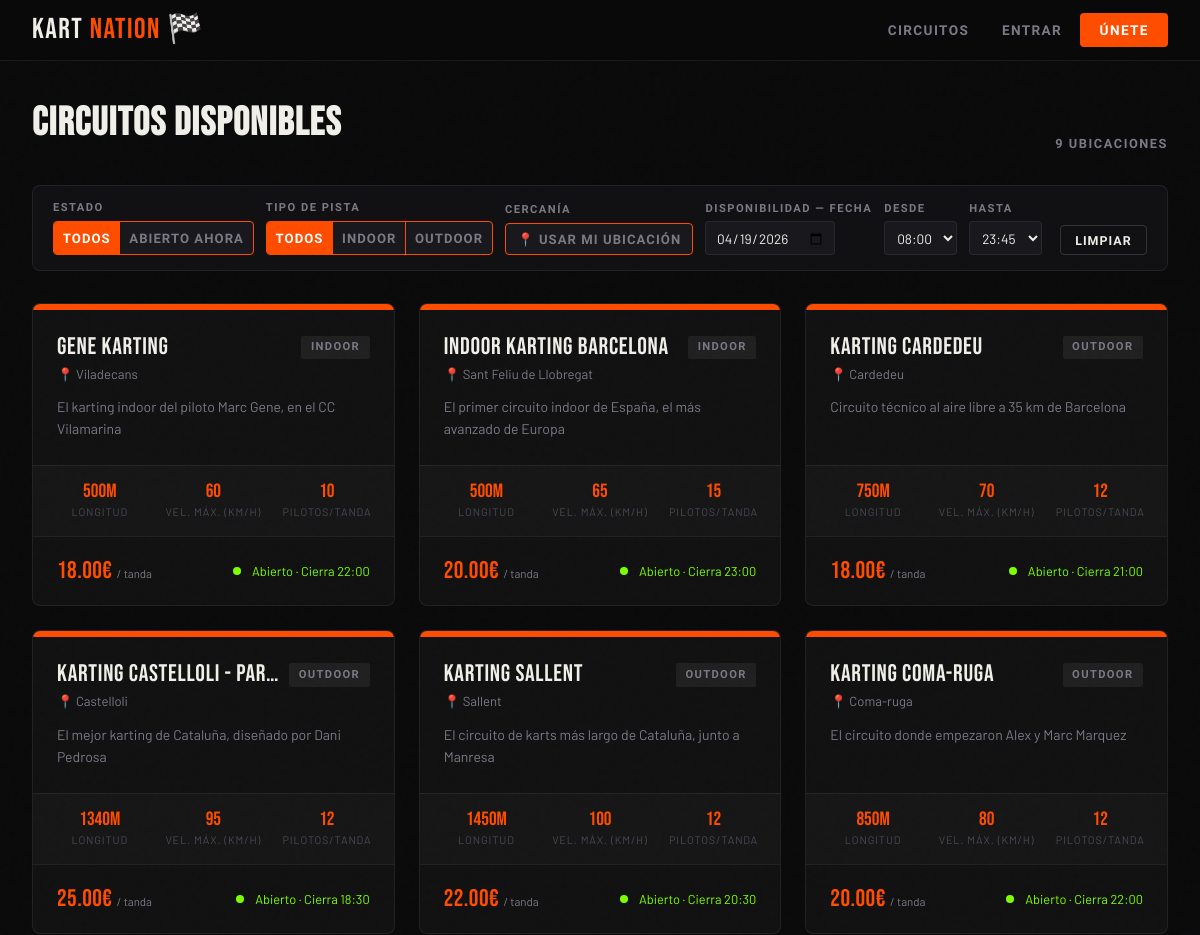
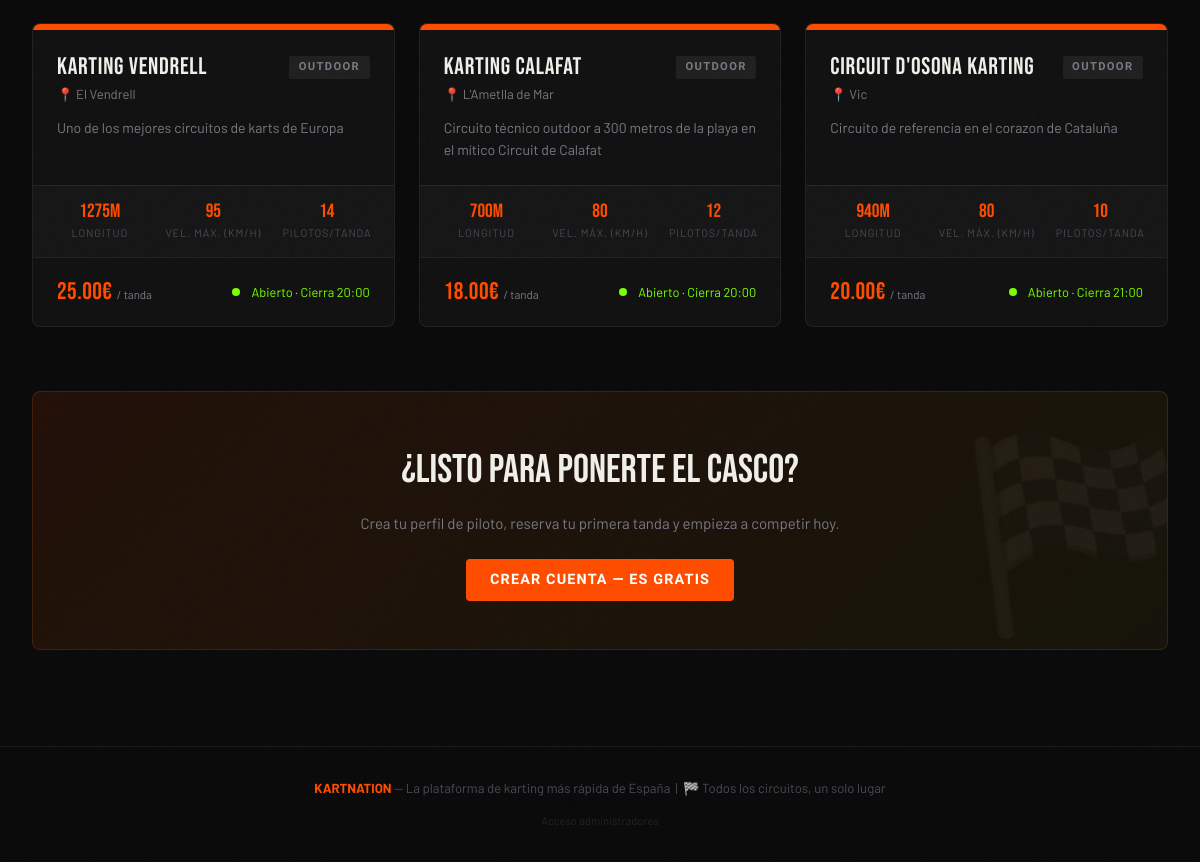
Screenshot of /circuitos with the database file from the repository (2 pictures, top to bottom).
### tables this page shows
CREATE TABLE circuits (
        id INTEGER PRIMARY KEY AUTOINCREMENT,
        name TEXT NOT NULL,
        location TEXT NOT NULL,
        lat REAL DEFAULT 0.0,
        lng REAL DEFAULT 0.0,
        address TEXT DEFAULT '',
        description TEXT,
        long_description TEXT,
        length_m INTEGER,
        max_speed_kmh INTEGER,
        track_type TEXT,
        difficulty TEXT,
        max_per_session INTEGER DEFAULT 12,
        price_per_session REAL DEFAULT 25.0,
        color TEXT DEFAULT '#FF4D00',
        emoji TEXT DEFAULT '🏁',
        website TEXT DEFAULT ''
    , is_admin INTEGER DEFAULT 0, kart_mix_policy TEXT DEFAULT 'all');

### app.py (the view)
@app.route('/circuitos')
def circuitos():
    conn = get_db()
    circuits = conn.execute('SELECT * FROM circuits').fetchall()
    today = date.today().isoformat()
    popular_slots = []
    for c in circuits:
        count = conn.execute('SELECT COUNT(*) as cnt FROM bookings WHERE circuit_id=? AND booking_date>=?',(c['id'],today)).fetchone()['cnt']
        popular_slots.append({'circuit':c,'bookings':count})
    time_slots = generate_time_slots()
    lengths = [c['length_m'] for c in circuits]
    min_length = min(lengths) if lengths else 0
    max_length = max(lengths) if lengths else 2000
    conn.close()
    user = None
    if 'user_id' in session:
        conn2 = get_db()
        user = conn2.execute('SELECT * FROM users WHERE id=?',(session['user_id'],)).fetchone()
        conn2.close()
    return render_template('circuitos.html', circuits=circuits, popular_slots=popular_slots,
                           user=user, time_slots=time_slots,
                           min_length=min_length, max_length=max_length, today=today)

### app.py (called while the page is built, shortened)
def get_db():
    conn = sqlite3.connect(DB_PATH)
    conn.row_factory = sqlite3.Row
    return conn

def generate_time_slots(circuit_name=None, weekday=None):
    slots, cur = [], datetime.strptime('08:00','%H:%M')
    end = datetime.strptime('23:45','%H:%M')
    while cur <= end:
        slots.append(cur.strftime('%H:%M'))
        cur += timedelta(minutes=15)
    return slots

### templates/circuitos.html (shortened to what this page needs)
{% extends 'base.html' %}
{% block content %}
<div class="container">
    <section id="circuitos" style="padding-top:2rem;">
        <div class="section-header">
            <h2 class="section-title">Circuitos disponibles</h2>
            <span class="section-count" id="resultCount">{{ circuits|length }} ubicaciones</span>
        </div>
        <div class="filter-bar">
            <div class="filter-bar-row">
                <div class="filter-group">
                    <span class="filter-label">Estado</span>
                    <div class="filter-toggle filter-toggle-uniform">
                        <button class="active" id="btnEstadoAll" onclick="setEstado('all', this)">Todos</button>
                        <button id="btnEstadoOpen" onclick="setEstado('open', this)">Abierto ahora</button>
                    </div>
                </div>
                <div class="filter-group">
                    <span class="filter-label">Tipo de pista</span>
                    <div class="filter-toggle filter-toggle-uniform">
                        <button class="active" onclick="setType('all',this)">Todos</button>
                        <button onclick="setType('Indoor',this)">Indoor</button>
                        <button onclick="setType('Outdoor',this)">Outdoor</button>
                    </div>
                </div>
                <div class="filter-group">
                    <span class="filter-label">Cercanía</span>
                    <div style="display:flex;align-items:center;gap:0.5rem;">
                        <button class="filter-location-btn" id="btnLocation" onclick="toggleProximity()">
                            <span id="btnLocationIcon">📍</span> Usar mi ubicación
                        </button>
                    </div>
                </div>
                <div class="filter-group">
                    <span class="filter-label">Disponibilidad — Fecha</span>
                    <input type="date" id="availDate" value="{{ today }}" min="{{ today }}"
                           onchange="checkAvailability()" style="max-width:130px;padding:0.4rem 0.6rem;font-size:0.85rem;">
                </div>
                <div class="filter-group">
                    <span class="filter-label">Desde</span>
                    <select id="availFrom" onchange="checkAvailability()" style="max-width:80px;padding:0.4rem 0.5rem;font-size:0.85rem;">
                        {% for slot in time_slots %}
                        <option value="{{ slot }}" {% if slot == '08:00' %}selected{% endif %}>{{ slot }}</option>
                        {% endfor %}
                    </select>
                </div>
                <div class="filter-group">
                    <span class="filter-label">Hasta</span>
                    <select id="availTo" onchange="checkAvailability()" style="max-width:80px;padding:0.4rem 0.5rem;font-size:0.85rem;">
                        {% for slot in time_slots %}
                        <option value="{{ slot }}" {% if slot == '23:45' %}selected{% endif %}>{{ slot }}</option>
                        {% endfor %}
                    </select>
                </div>
                <div class="filter-actions">
                    <button class="btn btn-secondary btn-sm" onclick="resetFilters()">Limpiar</button>
                </div>
            </div>
        </div>
        <div class="circuits-grid" id="circuitsGrid">
            {% for circuit in circuits %}
            <div class="circuit-card-wrapper"
                 data-type="{{ circuit.track_type }}"
                 data-length="{{ circuit.length_m }}"
                 data-circuit-id="{{ circuit.id }}"
                 data-lat="{{ circuit.lat or 0 }}"
                 data-lng="{{ circuit.lng or 0 }}">
                <a href="{{ url_for('circuit_detail', circuit_id=circuit.id) }}" class="circuit-card">
                    <div class="circuit-banner" style="background: {{ circuit.color }};"></div>
                    <div class="circuit-body">
                        <div style="display:flex;align-items:center;justify-content:space-between;gap:0.5rem;margin-bottom:0.25rem;">
                            <div class="circuit-name" style="margin-bottom:0;">{{ circuit.name }}</div>
                            <span class="circuit-type-badge" style="flex-shrink:0;">{{ circuit.track_type }}</span>
                        </div>
                        <div class="circuit-location">📍 {{ circuit.location }}</div>
                        <p class="circuit-desc">{{ circuit.description }}</p>
                    </div>
                    <div class="circuit-specs">
                        <div class="spec-item">
                            <div class="spec-val" style="color:{{ circuit.color }}">{{ circuit.length_m }}m</div>
                            <div class="spec-label">Longitud</div>
                        </div>
                        <div class="spec-item">
                            <div class="spec-val" style="color:{{ circuit.color }}">{{ circuit.max_speed_kmh }}</div>
                            <div class="spec-label">Vel. Máx. (km/h)</div>
                        </div>
                        <div class="spec-item">
                            <div class="spec-val" style="color:{{ circuit.color }}">{{ circuit.max_per_session }}</div>
                            <div class="spec-label">Pilotos/Tanda</div>
                        </div>
                    </div>
                    <div class="circuit-footer">
                        <div class="price-tag" style="color:{{ circuit.color }}">
                            {{ "%.2f"|format(circuit.price_per_session) }}€ <small>/ tanda</small>
                        </div>
                        <span id="status-{{ circuit.id }}" style="font-size:0.8rem;display:flex;align-items:center;gap:0.3rem;">
                            <span class="availability-dot" id="status-dot-{{ circuit.id }}" style="background:var(--text-dim);animation:none;"></span>
                            <span id="status-text-{{ circuit.id }}" style="color:var(--text-dim);">...</span>
                        </span>
                    </div>
                </a>
            </div>
            {% endfor %}
        </div>
    </section>
    {% if not session.get('user_id') %}
    <div class="cta-banner">
        <div class="cta-title">¿Listo para ponerte el casco?</div>
        <p class="cta-sub">Crea tu perfil de piloto, reserva tu primera tanda y empieza a competir hoy.</p>
        <a href="{{ url_for('register') }}" class="btn btn-primary">Crear cuenta — Es gratis</a>
    </div>
    {% endif %}
</div>
{% endblock %}

### templates/base.html (style rules this page uses)
:root { --bg: #0A0A0B; --bg2: #111114; --bg3: #18181D; --border: rgba(255,255,255,0.07); --border-bright: rgba(255,255,255,0.15); --accent: #FF4D00; --accent2: #FFD700; --accent3: #00C4FF; --text: #F0EEE8; --text-muted: #7A7A85; --text-dim: #4A4A55; --green: #7CFF00; --red: #FF2D55; --card-bg: rgba(255,255,255,0.03); --card-hover: rgba(255,255,255,0.06); --radius: 4px; --radius-lg: 8px; }
*, *::before, *::after { box-sizing: border-box; margin: 0; padding: 0; }
html { scroll-behavior: smooth; }
body { font-family: 'Barlow', sans-serif; background: var(--bg); color: var(--text); min-height: 100vh; line-height: 1.5; font-size: 15px; }
body::before { content: ''; position: fixed; inset: 0; pointer-events: none; z-index: 0; opacity: 0.4; }
.container { max-width: 1280px; margin: 0 auto; padding: 0 2rem; position: relative; z-index: 1; }
.btn { display: inline-flex; align-items: center; gap: 0.5rem; font-family: 'Barlow Condensed', sans-serif; font-weight: 700; font-size: 0.9rem; letter-spacing: 0.08em; text-transform: uppercase; padding: 0.65rem 1.5rem; border-radius: var(--radius); border: none; cursor: pointer; text-decoration: none; transition: all 0.2s; }
.btn-primary { background: var(--accent); color: #fff; }
.btn-secondary { background: transparent; color: var(--text); border: 1px solid var(--border-bright); }
.btn-sm { padding: 0.4rem 0.9rem; font-size: 0.78rem; }
input, select, textarea { width: 100%; background: var(--bg3); border: 1px solid var(--border); border-radius: var(--radius); color: var(--text); font-family: 'Barlow', sans-serif; font-size: 0.95rem; padding: 0.7rem 1rem; outline: none; transition: border-color 0.2s, box-shadow 0.2s; }
select option { background: var(--bg3); }

### rows the page displays
circuits: name "Gene Karting", track_type "INDOOR", location "Viladecans", description "El karting indoor del piloto Marc Gene, en el CC Vilamarina", length_m "500", max_speed_kmh "60", max_per_session "10", price_per_session "18.00"
circuits: name "Indoor Karting Barcelona", track_type "INDOOR", location "Sant Feliu de Llobregat", description "El primer circuito indoor de España, el más avanzado de Europa", length_m "500", max_speed_kmh "65", max_per_session "15", price_per_session "20.00"
circuits: name "Karting Cardedeu", track_type "OUTDOOR", location "Cardedeu", description "Circuito técnico al aire libre a 35 km de Barcelona", length_m "750", max_speed_kmh "70", max_per_session "12", price_per_session "18.00"
circuits: name "Karting Castelloli - Par…", track_type "OUTDOOR", location "Castelloli", description "El mejor karting de Cataluña, diseñado por Dani Pedrosa", length_m "1340", max_speed_kmh "95", max_per_session "12", price_per_session "25.00"
circuits: name "Karting Sallent", track_type "OUTDOOR", location "Sallent", description "El circuito de karts más largo de Cataluña, junto a Manresa", length_m "1450", max_speed_kmh "100", max_per_session "12", price_per_session "22.00"
circuits: name "Karting Coma-Ruga", track_type "OUTDOOR", location "Coma-ruga", description "El circuito donde empezaron Alex y Marc Marquez", length_m "850", max_speed_kmh "80", max_per_session "12", price_per_session "20.00"
circuits: name "Karting Vendrell", track_type "OUTDOOR", location "El Vendrell", description "Uno de los mejores circuitos de karts de Europa", length_m "1275", max_speed_kmh "95", max_per_session "14", price_per_session "25.00"
circuits: name "Karting Calafat", track_type "OUTDOOR", location "L'Ametlla de Mar", description "Circuito técnico outdoor a 300 metros de la playa en el mítico Circuit de Calafat", length_m "700", max_speed_kmh "80", max_per_session "12", price_per_session "18.00"
circuits: name "Circuit d'Osona Karting", track_type "OUTDOOR", location "Vic", description "Circuito de referencia en el corazon de Cataluña", length_m "940", max_speed_kmh "80", max_per_session "10", price_per_session "20.00"

### other values shown
form field value "08:00"
form field value "23:45"
